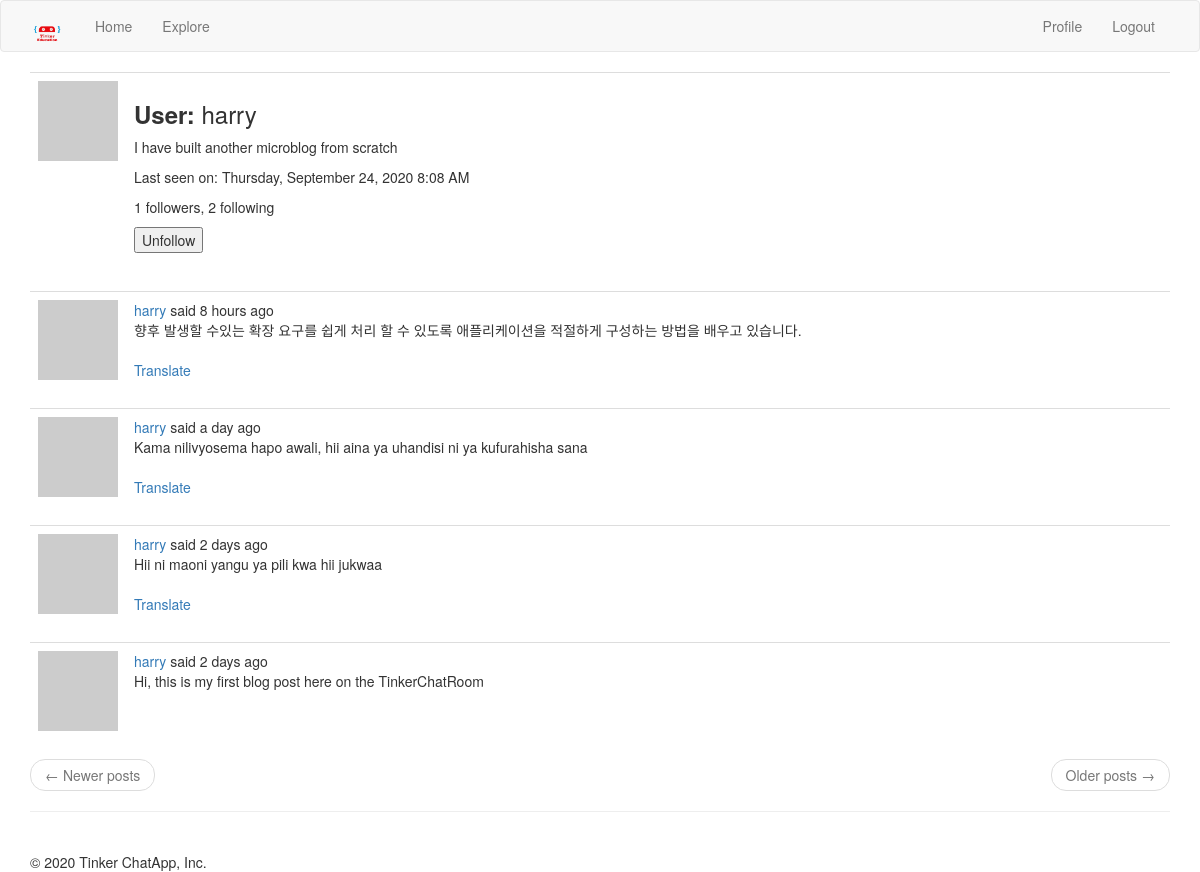
/main/profile/harry (signed in), run on the app's committed database.
### app/models.py (models this page shows, shortened)
class User( UserMixin ,db.Model):
    id = db.Column(db.Integer, primary_key = True)
    username = db.Column(db.String(64), unique = True, index = True)
    email = db.Column(db.String(120), unique = True, index = True)
    password_hash = db.Column(db.String(128))
    posts = db.relationship('Post', backref = 'author', lazy = 'dynamic')
    about_me = db.Column(db.String(140))
    last_seen = db.Column(db.DateTime, default = datetime.utcnow)
    followed = db.relationship(
        'User',
        secondary = followers,
        primaryjoin = (followers.c.follower_id == id),
        secondaryjoin = (followers.c.followed_id == id),
        backref = db.backref('followers', lazy = 'dynamic'),
        lazy = 'dynamic'
    )
    def avatar(self, size):
        digest = md5(self.email.lower().encode('utf-8')).hexdigest()
        return 'https://www.gravatar.com/avatar/{}?d=identicon&s={}'.format(digest, size)
    def is_following(self, user):
        return self.followed.filter(followers.c.followed_id == user.id).count() > 0

class Post(db.Model):
    id = db.Column(db.Integer, primary_key = True)
    body = db.Column(db.String(140))
    timestamp = db.Column(db.DateTime, index = True, default = datetime.utcnow)
    user_id = db.Column(db.Integer, db.ForeignKey('user.id'))
    language = db.Column(db.String(5))

### app/main/routes.py (the view)
@bp.route('/profile/<username>')
@login_required
def profile(username):
    user = User.query.filter_by(username = username).first_or_404()
    form = EmptyForm()
    page = request.args.get('page', 1, type=int)
    posts = user.posts.order_by(Post.timestamp.desc()).paginate(
        page, current_app.config['POSTS_PER_PAGE'], False
    )
    next_url = url_for('main.profile', username = username, page = posts.next_num) \
        if posts.has_next else None
    prev_url = url_for('main.profile', username = username, page = posts.prev_num) \
        if posts.has_prev else None
    return render_template('main/profile.html', title = _('Profile'), user = user, form = form, posts = posts.items, next_url = next_url, prev_url = prev_url)

### app/main/forms.py
class EmptyForm(FlaskForm):
    submit = SubmitField('Submit')

### app/main/routes.py (called while the page is built)
@bp.before_request
def before_request():
    if current_user.is_authenticated:
        current_user.last_seen = datetime.utcnow()
        db.session.commit()
    g.locale = str(get_locale())

### app/models.py (called while the page is built)
@login.user_loader
def load_user(id):
    return User.query.get(int(id))

### app/templates/main/profile.html (shortened to what this page needs)
{% extends 'main/base.html' %}
{% import 'bootstrap/wtf.html' as wtf %}
{% block app_content %}
    <table class="table">
        <tr valign = 'top'>
            <td width = '70px'>
                <img src="{{ user.avatar(128) }}">
            </td>
            <td>
                <h3><b>{{ _('User') }}: </b>{{ user.username }}</h3>
                {% if user.about_me %}<p> {{ user.about_me }} </p>{% endif %}
                {% if user.last_seen %}<p>{{ _('Last seen on') }}: {{ moment(user.last_seen).format('LLLL') }}</p>{% endif %}
                <p>{{ user.followers.count() }} followers, {{ user.followed.count() }} following</p>
                {% if user == current_user %}
                    <a href="{{ url_for('main.edit_profile') }}">{{ _('Edit Your Profile') }}</a>
                {% else %}
                    <p>
                        <form action="{{ url_for('main.unfollow', username = user.username) }}" method="POST">
                            {{ form.submit(value='Unfollow') }}
                        </form>
                    </p>
                {% endif %}
            </td>
        </tr>
    </table>
    {% for post in posts %}
        {% include 'main/_posts.html' %}
    {% endfor %}
    <nav aria-label="...">
        <ul class="pager">
            <li class="previous{% if not prev_url %} disabled{% endif %}">
                <a href="{{ prev_url or '#' }}">
                    <span aria-hidden="true">&larr;</span> Newer posts
                </a>
            </li>
            <li class="next{% if not next_url %} disabled{% endif %}">
                <a href="{{ next_url or '#' }}">
                    Older posts <span aria-hidden="true">&rarr;</span>
                </a>
            </li>
        </ul>
    </nav>
{% endblock %}

### app/templates/main/_posts.html (shortened to what this page needs)
<table class="table table-hover">
    <tr valign = 'top'>
        <td width="70px">
            <a href="{{ url_for('main.profile', username=post.author.username) }}">
                <img src="{{ post.author.avatar(36) }}" />
            </a>
        </td>
        <td>
            {{ _('%(username)s said %(when)s',
                username=user_link, when=moment(post.timestamp).fromNow()) }}
            <br>
            <span id="post{{ post.id }}">{{ post.body }}</span>
            {% if post.language and post.language != g.locale %}
                <br><br>
                <span id="translation{{ post.id }}">
                    <a href="javascript:translate(
                                '#post{{ post.id }}',
                                '#translation{{ post.id }}',
                                '{{ post.language }}',
                                '{{ g.locale }}');">{{ _('Translate') }}</a>
                </span>
            {% endif %}
        </td>
    </tr>
</table>

### data on the page
User: username "harry", about_me "I have built another microblog from scratch", last_seen "Thursday, September 24, 2020 8:08 AM"
Post: body "향후 발생할 수있는 확장 요구를 쉽게 처리 할 수 ​​있도록 애플리케이션을 적절하게 구성하는 방법을 배우고 있습니다."
Post: body "Kama nilivyosema hapo awali, hii aina ya uhandisi ni ya kufurahisha sana"
Post: body "Hii ni maoni yangu ya pili kwa hii jukwaa"
Post: body "Hi, this is my first blog post here on the TinkerChatRoom"

### other printed values
{{ user.followers.count() }} "1"
{{ user.followed.count() }} "2"
{{ moment().format('YYYY') }} "2020"
